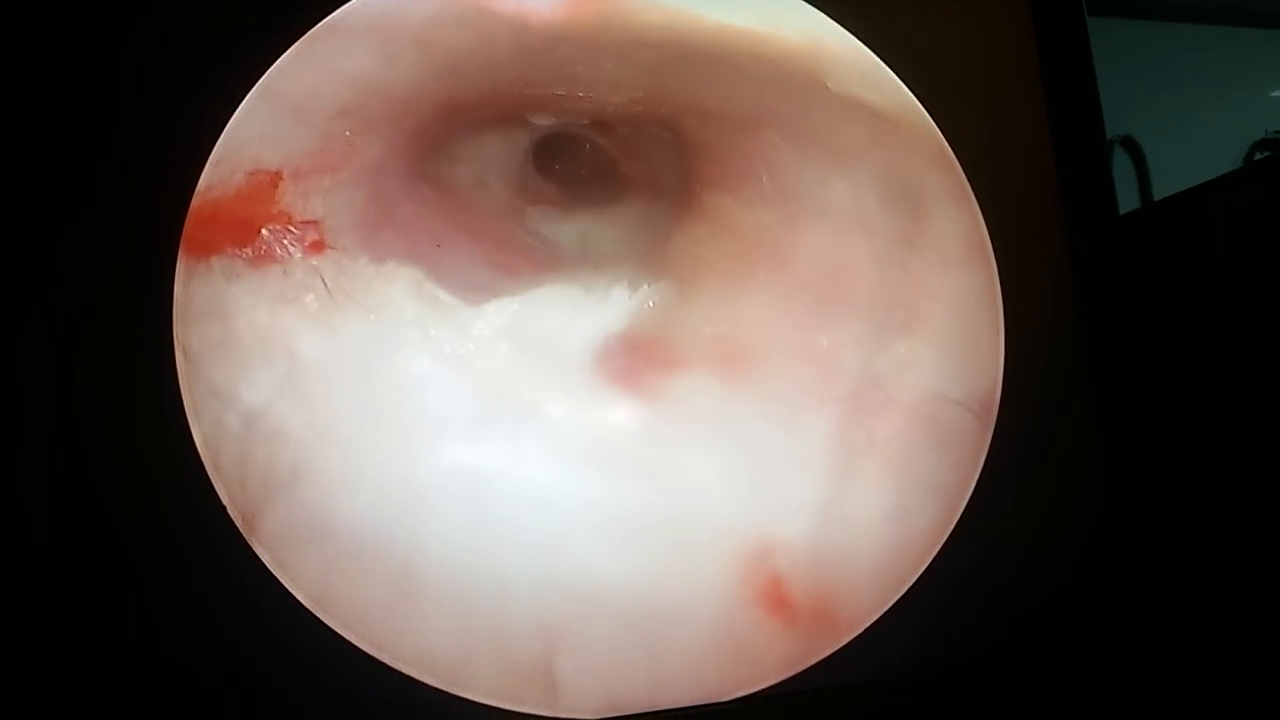
#> input picture frame 73 of code/input_videos_low_res/video7.mp4, 1280 x 720 px, given in place of the camera
$ python dehazing_algorithm_SNR_performance.py   (older library calls are emulated)
#> lines starting #> are read from the running program, lines starting #| are printed output that depends on the picture; after the words box and inside, x2 and y2 are one past the last pixel; in counts of white or black regions, pixels touching at a corner belong together
"""
This Python script is designed for processing laparoscopic video imagery to enhance visibility by removing haze and smoke.
It utilizes advanced image processing techniques such as Dark Channel Prior, Guided Filtering, and Atmospheric Light Estimation.
These methods collectively help to clarify the image by estimating and correcting for the light absorbed or scattered by particles,
thus significantly improving the clarity and contrast of the surgical field in laparoscopic videos.

Key functions include:
- dark_channel: Identifies the darkest pixel in image neighborhoods, indicating areas with less haze.
- guided_filter: Provides edge-preserving smoothing to refine the transmission map.
- atmospheric_light: Estimates the light intensity influenced by haze or smoke.
- transmission_estimate: Calculates how much of the light has been scattered before reaching the camera.
- recover: Restores the true appearance of the scene by adjusting the influence of haze.
- enhance_contrast: Applies contrast enhancement in areas with significant haze or smoke.

The script processes video frames in real-time, making it suitable for live surgical environments or pre-recorded surgical training materials.
Medical Image Analysis - Biomedical engineering - URJC
Final project 2024-25 - Group C - Alicia Ulierte Arévalo
"""


import cv2  # Importing the OpenCV library to handle image processing tasks.
import numpy as np  # Importing numpy for handling numerical operations and arrays.

# Dark Channel Prior Calculation
def dark_channel(img, size=15):
    '''
    Calculates the dark channel prior for an image, which is an important component in haze removal techniques.
    This function assumes haze has a higher intensity in the lighter parts of the image and aims to identify
    the darkest pixel in the local patches of each channel, which corresponds to the least amount of haze.

    Parameters:
        img (numpy.ndarray): The input image in BGR format.
        size (int): The size of the local patch (kernel size) used to calculate the dark channel.

    Returns:
        numpy.ndarray: The dark channel of the image.
    '''
    # Split the image into its blue, green, and red components
    b, g, r = cv2.split(img)
    # Find the minimum color value for each pixel across color channels
    min_img = cv2.min(cv2.min(r, g), b)
    # Create a structural element for morphological operations
    kernel = cv2.getStructuringElement(cv2.MORPH_RECT, (size, size))
    # Erode the minimum image to find the darkest value in the given patch size
    dark = cv2.erode(min_img, kernel)
    return dark

# Guided Image Filtering
def guided_filter(I, p, r, eps):
    '''
    Performs guided filtering on an image. This helps in refining the transmission map, providing
    edge-preserving smoothing. It is useful in laparoscopic imagery where maintaining edge
    clarity is very important while removing haze or smoke.

    Parameters:
        I (numpy.ndarray): The guidance image (usually grayscale version of the input image).
        p (numpy.ndarray): The input image to be filtered.
        r (int): The radius of the square filter window.
        eps (float): Regularization parameter to avoid division by zero.

    Returns:
        numpy.ndarray: The output filtered image.
    '''
    # Calculate means of I, p, and their product within the window
    I_mean = cv2.boxFilter(I, cv2.CV_64F, (r, r))
    p_mean = cv2.boxFilter(p, cv2.CV_64F, (r, r))
    Ip_mean = cv2.boxFilter(I*p, cv2.CV_64F, (r, r))
    # Calculate covariances and variances needed for the guided filter
    cov_Ip = Ip_mean - I_mean * p_mean
    I_var = cv2.boxFilter(I*I, cv2.CV_64F, (r, r)) - I_mean * I_mean
    # Compute the coefficients 'a' and 'b'
    a = cov_Ip / (I_var + eps)
    b = p_mean - a * I_mean
    # Calculate mean of coefficients over the window
    a_mean = cv2.boxFilter(a, cv2.CV_64F, (r, r))
    b_mean = cv2.boxFilter(b, cv2.CV_64F, (r, r))
    # Compute the output filtered image
    q = a_mean * I + b_mean
    return q

# Atmospheric Light Estimation
def atmospheric_light(img, dark):
    '''
    Estimates the atmospheric light by averaging the brightest pixels in the dark channel.
    It represents the amount of ambient light and is used to better
    adjust the transmission and restoration of the image colors in dehazing or smoke removal processes.

    Parameters:
        img (numpy.ndarray): The original image.
        dark (numpy.ndarray): The dark channel of the image.

    Returns:
        numpy.ndarray: The estimated atmospheric light.
    '''
    # Get the number of pixels in the image
    h, w = img.shape[:2]
    n_pixels = h * w
    # Select the top 0.1% brightest pixels in the dark channel
    top_count = int(max(np.floor(n_pixels * 0.001), 1))
    dark_vec = dark.reshape(n_pixels)
    img_vec = img.reshape(n_pixels, 3)
    # Find the indices of the brightest pixels
    indices = dark_vec.argsort()[::-1][:top_count]
    # Average the pixel values at these indices
    atmo = np.mean(img_vec[indices], axis=0)
    return atmo

# Transmission Estimation
def transmission_estimate(img, A, omega=0.95, size=15):
    '''
    Estimates the transmission map of an image. The transmission map represents areas where light has not
    been significantly scattered and is crucial for restoring the image.

    Parameters:
        img (numpy.ndarray): The input image.
        A (numpy.ndarray): The estimated atmospheric light.
        omega (float): The scattering coefficient, usually less than 1.
        size (int): The size of the patch for calculating the dark channel.

    Returns:
        numpy.ndarray: The estimated transmission map.
    '''
    # Normalize the image by atmospheric light
    norm_img = img / A
    # Estimate transmission by subtracting the product of omega and dark channel
    t = 1 - omega * dark_channel(norm_img, size)
    return t

# Scene Radiance Recovery
def recover(img, t, A, t0=0.1):
    '''
    Recovers the scene radiance from an image given the transmission map and atmospheric light.
    This function restores the true colors and contrast of the image by adjusting for the effect of haze or smoke.

    Parameters:
        img (numpy.ndarray): The input image.
        t (numpy.ndarray): The transmission map.
        A (numpy.ndarray): The atmospheric light.
        t0 (float): A lower bound for transmission to prevent division by zero.

    Returns:
        numpy.ndarray: The dehazed or smoke-free image.
    '''
    # Clip the transmission to avoid division by zero
    t = cv2.max(t, t0)
    # Recover the scene radiance using the transmission and atmospheric light
    J = (img - A) / t[:, :, np.newaxis] + A
    # Clip values to proper range
    J = np.clip(J, 0, 255)
    return J.astype(np.uint8)

# Contrast Enhancement in Low Transmission Areas
def enhance_contrast(img, t, threshold=1):
    '''
    Enhances the contrast in areas with low transmission. This function applies adaptive histogram equalization
    to areas identified as having low transmission, which typically represent thicker haze or more dense smoke.

    Parameters:
        img (numpy.ndarray): The dehazed or smoke-free image.
        t (numpy.ndarray): The transmission map.
        threshold (float): The cutoff point for identifying low transmission areas.

    Returns:
        numpy.ndarray: The contrast-enhanced image.
    '''
    # Create a mask for low transmission areas
    low_t_mask = (t < threshold).astype(np.uint8)
    low_t_mask = cv2.merge([low_t_mask]*3)  # Convert to 3 channels

    # Apply CLAHE (Contrast Limited Adaptive Histogram Equalization)
    lab = cv2.cvtColor(img, cv2.COLOR_BGR2LAB)
    l, a, b = cv2.split(lab)
    clahe = cv2.createCLAHE(clipLimit=1.0, tileGridSize=(8, 8))
    l_enhanced = clahe.apply(l)
    lab_enhanced = cv2.merge((l_enhanced, a, b))
    enhanced_img = cv2.cvtColor(lab_enhanced, cv2.COLOR_LAB2BGR)

    # Combine enhanced regions with original image
    result = np.where(low_t_mask == 1, enhanced_img, img)
    return result

# Function to calculate Signal-to-Noise Ratio (SNR)
def calculate_snr(signal, noise):
    '''
    Calculates the Signal-to-Noise Ratio (SNR) for a given signal and noise.
    The SNR is defined as the ratio of the power of a signal to the power of background noise.

    Parameters:
        signal (numpy.ndarray): The video frame considered as the signal.
        noise (numpy.ndarray): The noise in the video frame.

    Returns:
        float: The calculated SNR in decibels (dB).
    '''
    signal_power = np.mean(signal ** 2)
    noise_power = np.mean(noise ** 2)
    if noise_power == 0:
        return float('inf')  # Prevent division by zero
    return 10 * np.log10(signal_power / noise_power)


# Initialize lists to store SNR values
original_snr_values = []
enhanced_snr_values = []

# Path and capture setup for video or camera input
video_path = '../code/input_videos_low_res/video7.mp4'
cam_path = 0

# Initialize video capture
cap = cv2.VideoCapture(cam_path)
if not cap.isOpened():
    print("No se pudo abrir el video.")
else:
    print("Video abierto correctamente.")

# Main loop for frame processing
while True:
    ret, frame = cap.read()
#> frame is the input picture: shape (720, 1280, 3); mean B, G, R 80.9, 88.5, 103.1
    if not ret:
        break

    img = frame
    dark = dark_channel(img)
    A = atmospheric_light(img, dark)
#> in atmospheric_light, `indices = dark_vec.argsort()[::-1][:top_count]`: indices = 921 values, max 599579 at index 810, min 526638 at index 840, mean 582530.5
#> in atmospheric_light, `atmo = np.mean(img_vec[indices], axis=0)`: atmo = [251.6, 249.8, 244.7]
#> A = [251.6, 249.8, 244.7]
    t = transmission_estimate(img, A)
    gray_img = cv2.cvtColor(img, cv2.COLOR_BGR2GRAY).astype(np.float64) / 255
    t_refined = guided_filter(gray_img, t.astype(np.float64), r=40, eps=1e-3)
    J = recover(img.astype(np.float64), t_refined, A)
    J_contrast_enhanced = enhance_contrast(J, t_refined)
#> in enhance_contrast, `low_t_mask = (t < threshold).astype(np.uint8)`:
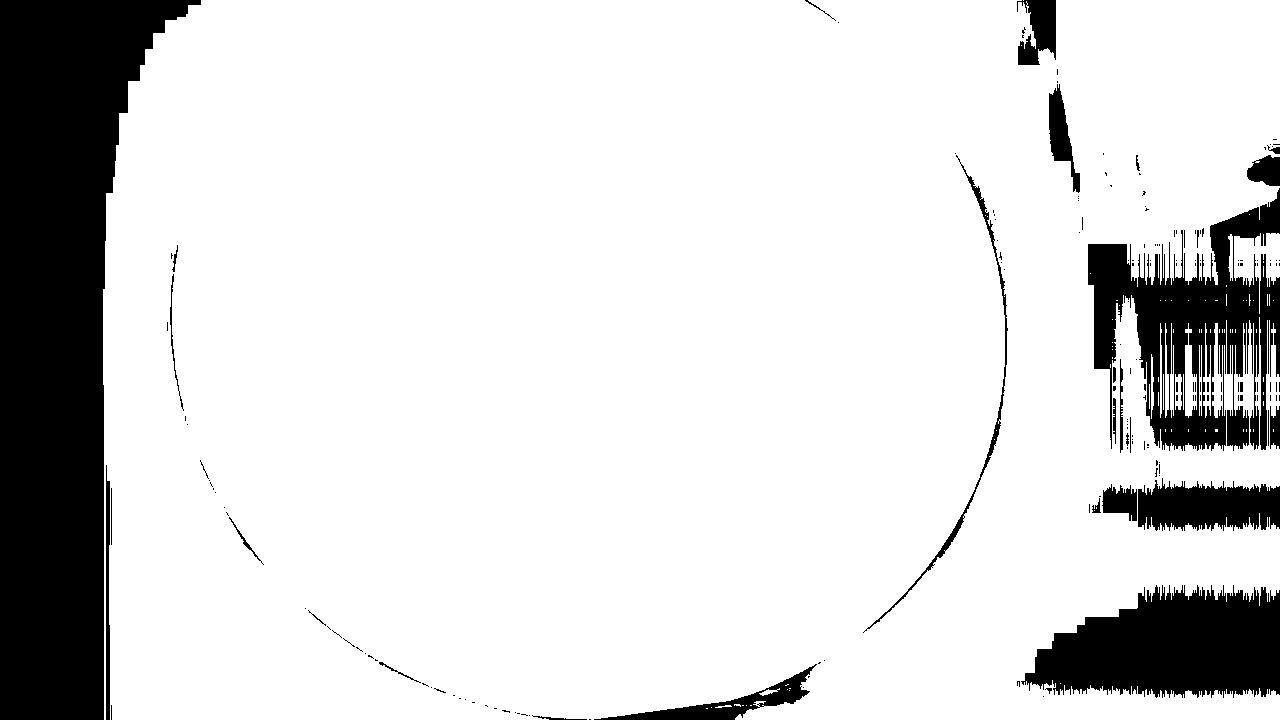
#> low_t_mask: shape (720, 1280); values 0 (black) and 1 (white), 84.4% white; 184 black regions (150 under 20 px), largest, box (x1, y1, x2, y2) and area: (0, 0, 201, 720) 81203, (1088, 188, 1280, 451) 23435, (1021, 585, 1280, 698) 20899

   # Calculate and store SNR for the original frame using a reference noise model
    original_noise = img - np.mean(img, axis=0)  # Assuming mean deviation as noise
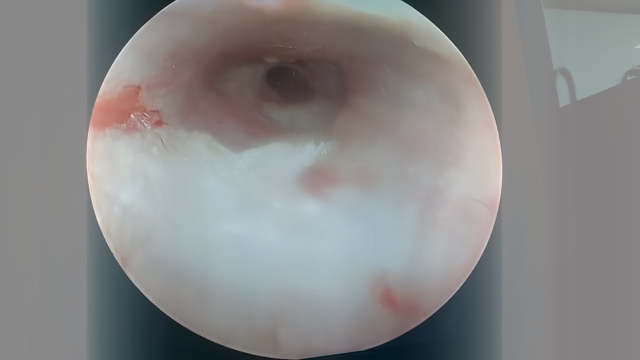
#> original_noise: shape (720, 1280, 3) float64 (shown at 1/2 size); mean B, G, R 0, 0, 0; drawn with min black and max white
    original_snr = calculate_snr(img, original_noise)
#> in calculate_snr, `signal_power = np.mean(signal ** 2)`: signal_power = 70.17
#> in calculate_snr, `noise_power = np.mean(noise ** 2)`: noise_power = 2623.1
#> original_snr = -15.73
    original_snr_values.append(original_snr)

    # Calculate and store SNR for the enhanced frame
    enhanced_noise = J_contrast_enhanced - np.mean(J_contrast_enhanced, axis=0)
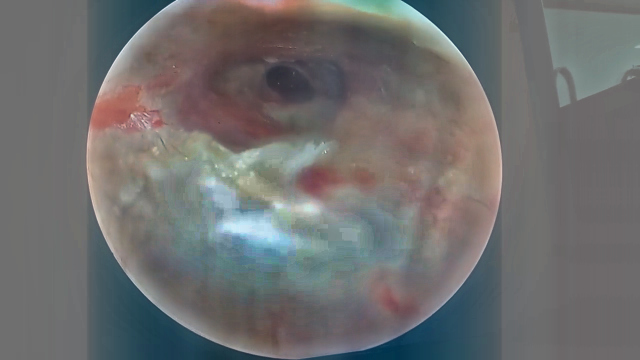
#> enhanced_noise: shape (720, 1280, 3) float64 (shown at 1/2 size); mean of channels 0, 1, 2 0, 0, 0; drawn with min black and max white
    enhanced_snr = calculate_snr(J_contrast_enhanced, enhanced_noise)
#> enhanced_snr = -12.57
    enhanced_snr_values.append(enhanced_snr)

    # Display original vs processed frame and stop if q is pressed
    combined = np.hstack((frame, J_contrast_enhanced))
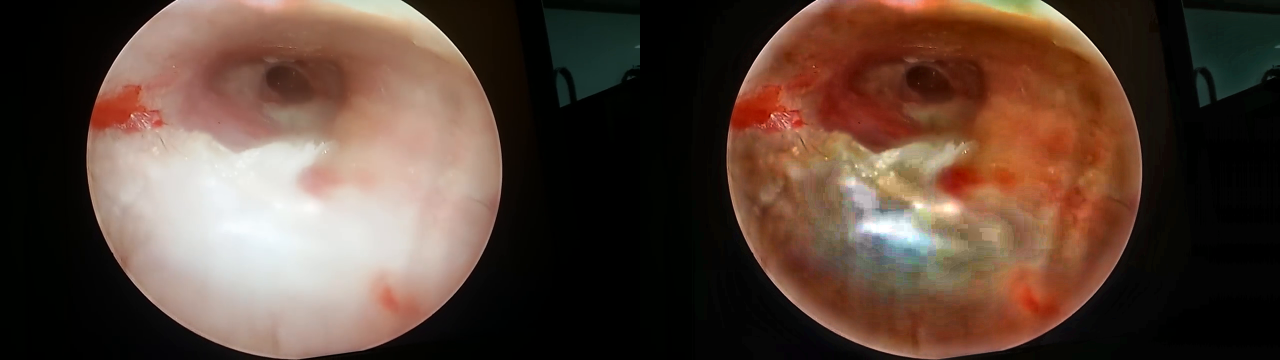
#> combined: shape (720, 2560, 3) (shown at 1/2 size); mean B, G, R 56.6, 68.4, 90.5
    cv2.imshow("Video Original vs Enhanced", combined)
    if cv2.waitKey(1) & 0xFF == ord('q'):
#> (key q is pressed here)
        break


cap.release()
cv2.destroyAllWindows()

# Calculate and print average SNRs
average_original_snr = np.mean(original_snr_values)
#> average_original_snr = -15.73
average_enhanced_snr = np.mean(enhanced_snr_values)
#> average_enhanced_snr = -12.57
print(f"Average SNR for the original video: {average_original_snr:.2f} dB")
#| Average SNR for the original video: -15.73 dB
print(f"Average SNR for the enhanced video: {average_enhanced_snr:.2f} dB")
#| Average SNR for the enhanced video: -12.57 dB
print(f"Improvement in SNR: {average_enhanced_snr - average_original_snr:.2f} dB")
#| Improvement in SNR: 3.16 dB

$ run again, starting later in the video
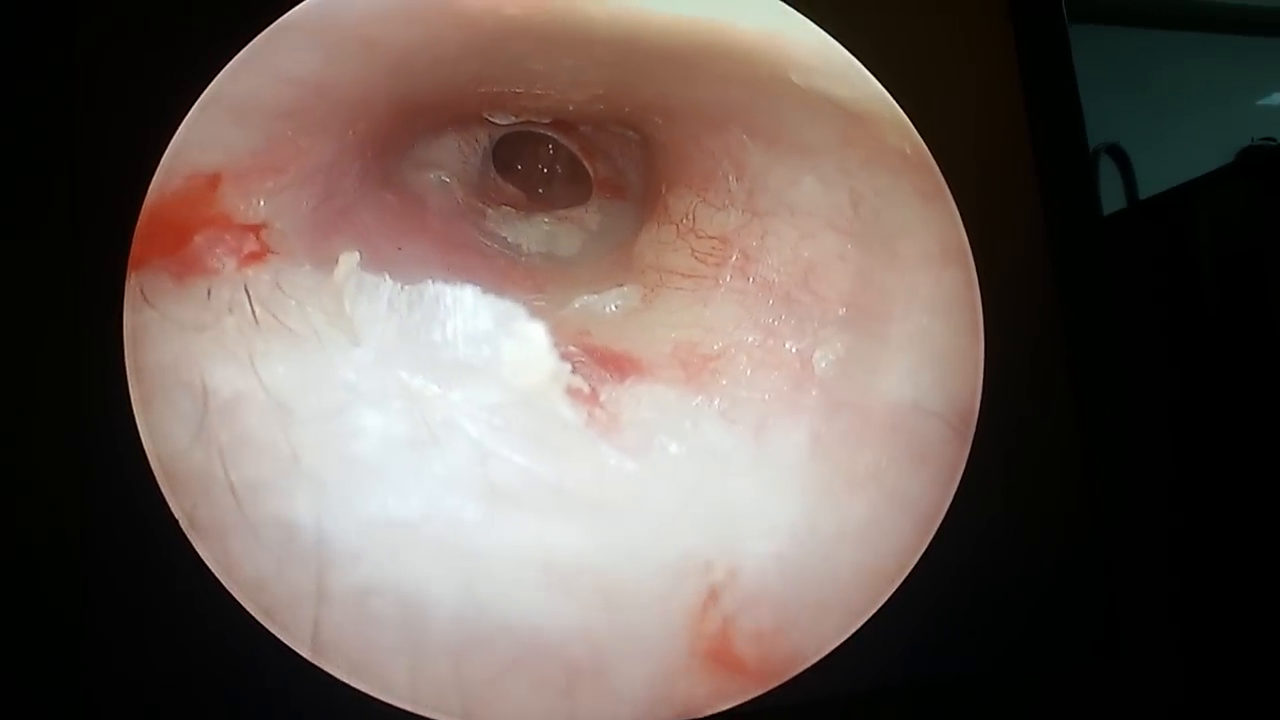
#> input picture frame 330 of code/input_videos_low_res/video7.mp4, 1280 x 720 px, given in place of the camera
#> frame is the input picture: shape (720, 1280, 3); mean B, G, R 86.4, 92.9, 106.1
#> indices = 921 values, max 522684 at index 840, min 422924 at index 768, mean 454034.1
#> atmo = [243.3, 248.2, 241.5]
#> in enhance_contrast, `low_t_mask = (t < threshold).astype(np.uint8)`:
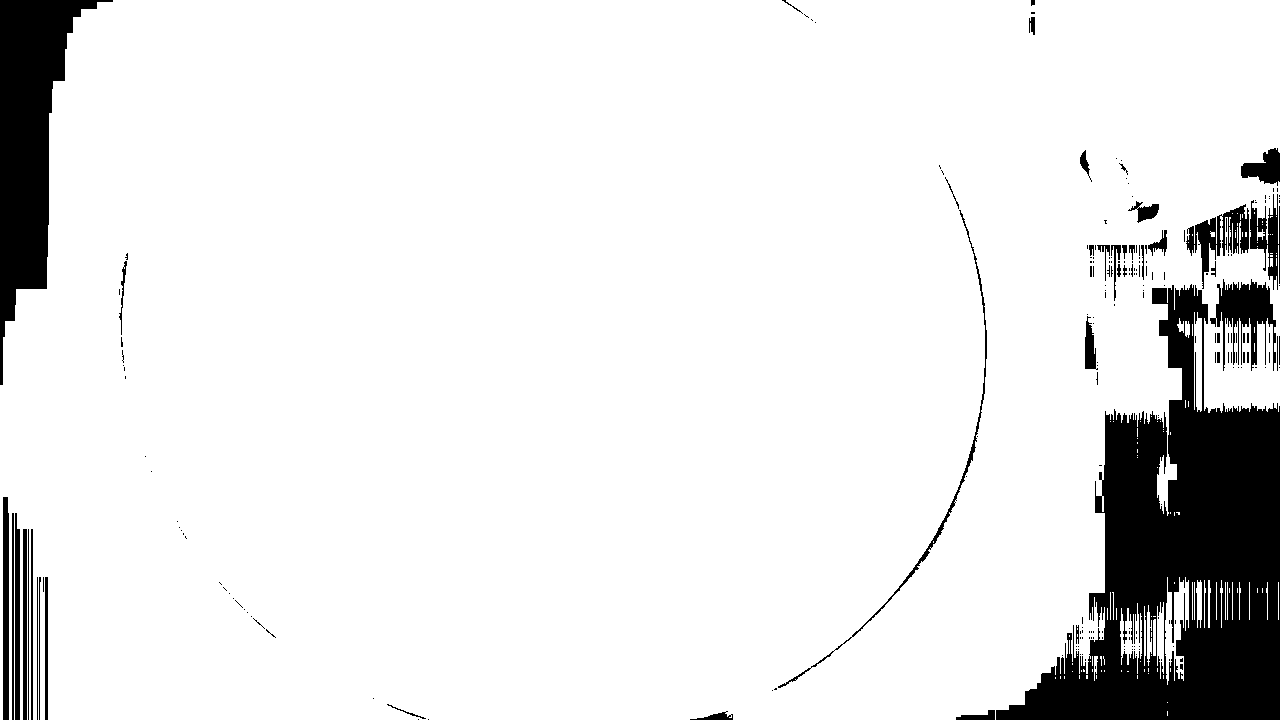
#> low_t_mask: shape (720, 1280); values 0 (black) and 1 (white), 90.1% white; 222 black regions (174 under 20 px), largest, box (x1, y1, x2, y2) and area: (996, 284, 1280, 720) 58077, (0, 0, 113, 385) 16793, (1210, 279, 1276, 371) 2709
#> lab: shape (720, 1280, 3); mean of channels 0, 1, 2 54.6, 140.2, 137.5
#> lab_enhanced: shape (720, 1280, 3); mean of channels 0, 1, 2 58.9, 140.2, 137.5
#> signal_power = 75.05
#> noise_power = 2472.4
#> original_snr = -15.18
#> enhanced_snr = -12.64
#> `combined = np.hstack((frame, J_contrast_enhanced))`:
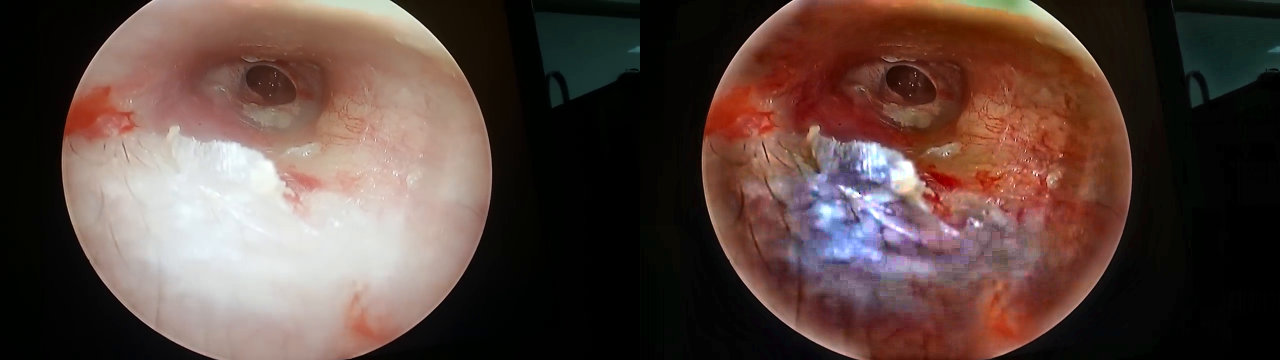
#> combined: shape (720, 2560, 3) (shown at 1/2 size); mean B, G, R 63.6, 69.9, 91
#> average_original_snr = -15.18
#> average_enhanced_snr = -12.64
#| Average SNR for the original video: -15.18 dB
#| Average SNR for the enhanced video: -12.64 dB
#| Improvement in SNR: 2.54 dB
